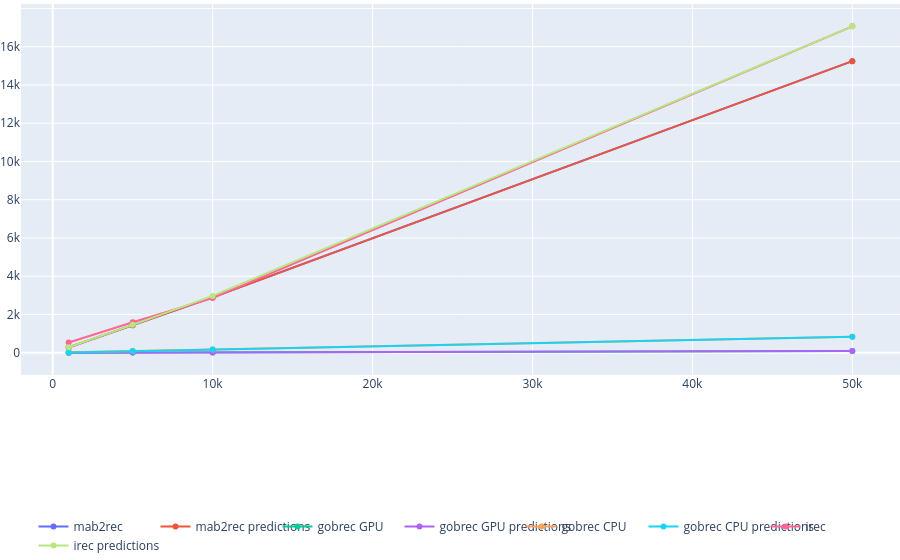

Notebook source saved alongside this figure:
### Code cell
from gobrec.mabs.lin_mabs import Lin

def generate_predictions_line_plot(df, x, y, color):
    
    fig = go.Figure()
    
    for c_group in df[color].unique():
        df_group = df[df[color] == c_group]
        
        lin = Lin(l2_lambda=0)

        lin.fit(
            contexts=np.hstack(
                (
                    (df_group[x].values ** 2).reshape(-1, 1),
                    df_group[x].values.reshape(-1, 1)
                )
            ),
            decisions=np.ones(len(df_group)),
            rewards=df_group[y].values
        )

        predictions = lin.predict(
            np.hstack(
                (
                    (df_group[x].values ** 2).reshape(-1, 1),
                    df_group[x].values.reshape(-1, 1)
                )
            )
        ).numpy().flatten()

        fig.add_trace(
            go.Scatter(
                x=df_group[x],
                y=df_group[y],
                name=c_group,
                showlegend=True
            )
        )
        fig.add_trace(
            go.Scatter(
                x=df_group[x],
                y=predictions,
                name=f'{c_group} predictions',
                showlegend=True
            )
        )


    fig.update_layout(
        legend_title_text='',
        legend=dict(
            orientation="h",
            yanchor="bottom",
            y=-0.5,
            xanchor="center",
            entrywidth=77,
            x=0.5
        ),
        margin=dict(b=10, t=0, r=0, l=0)
    )
    return fig

generate_predictions_line_plot(df, x='Items number', y='Mean execution time (s)', color='Algorithm')

### Figure 1 — Plotly figure (JSON) as saved in the notebook; plotly's stock layout.template omitted (floating-point values rounded to 4 significant figures)
{"data": [{"name": "mab2rec", "showlegend": true, "type": "scatter", "x": [1000, 5000, 10000, 50000], "y": [270.2, 1432.0, 2899.0, 15240.0]}, {"name": "mab2rec predictions", "showlegend": true, "type": "scatter", "x": [1000, 5000, 10000, 50000], "y": [286.0, 1437.0, 2894.0, 15240.0]}, {"name": "gobrec GPU", "showlegend": true, "type": "scatter", "x": [1000, 5000, 10000, 50000], "y": [3.011, 9.736, 18.1, 85.28]}, {"name": "gobrec GPU predictions", "showlegend": true, "type": "scatter", "x": [1000, 5000, 10000, 50000], "y": [1.879, 9.325, 18.47, 85.27]}, {"name": "gobrec CPU", "showlegend": true, "type": "scatter", "x": [1000, 5000, 10000, 50000], "y": [19.53, 90.37, 167.2, 836.0]}, {"name": "gobrec CPU predictions", "showlegend": true, "type": "scatter", "x": [1000, 5000, 10000, 50000], "y": [17.11, 85.37, 170.3, 836.0]}, {"name": "irec", "showlegend": true, "type": "scatter", "x": [1000, 5000, 10000, 50000], "y": [534.5, 1591.0, 2864.0, 17070.0]}, {"name": "irec predictions", "showlegend": true, "type": "scatter", "x": [1000, 5000, 10000, 50000], "y": [287.0, 1457.0, 2970.0, 17060.0]}], "layout": {"legend": {"entrywidth": 77, "orientation": "h", "title": {"text": ""}, "x": 0.5, "xanchor": "center", "y": -0.5, "yanchor": "bottom"}, "margin": {"b": 10, "l": 0, "r": 0, "t": 0}}}
